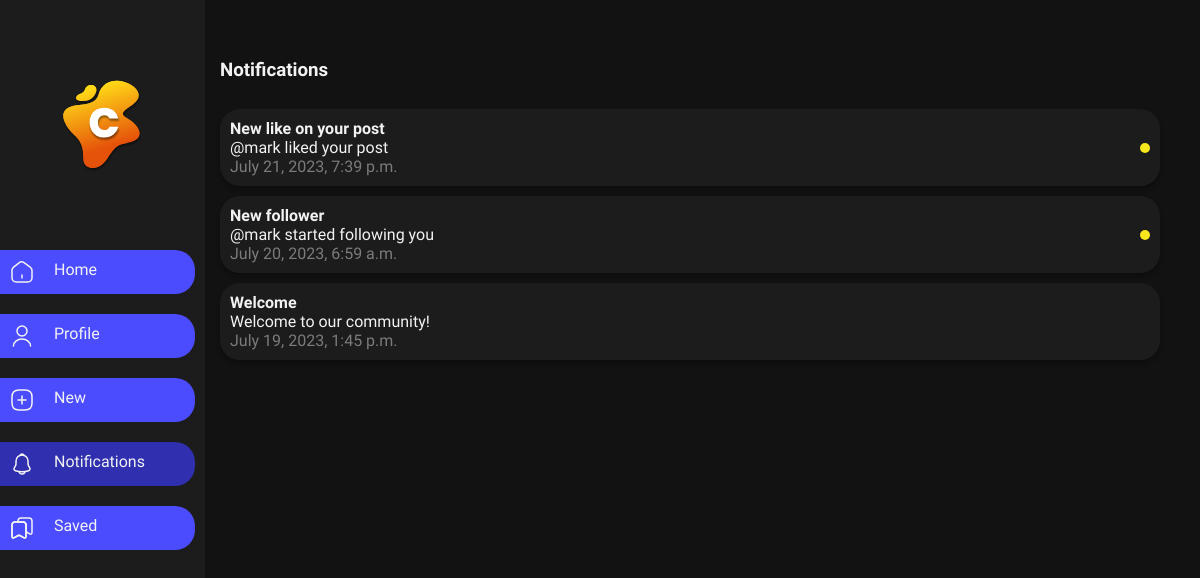
Page /notifications/ (signed in) on the committed database.
### Notifications/models.py (models this page shows, shortened)
class Notification(models.Model):
    notification_types = (
        ('like', 'like'),
        ('comment', 'comment'),
        ('follow', 'follow'),
        ('welcome', 'welcome'),
    )
    recipient = models.ForeignKey(User, on_delete=models.CASCADE, related_name='notifications')
    notification_type = models.CharField(max_length=20, choices=notification_types)
    arg_value = models.CharField(max_length=100, blank=True)
    content = models.TextField()
    viewed = models.BooleanField(default=False)
    timestamp = models.DateTimeField(auto_now_add=True)
    def get_context(self):
        return {
            'id': self.id,
            'recipient': self.recipient.get_context(),
            'type': self.notification_type,
            'arg_value': self.arg_value,
            'content': self.content,
            'viewed': self.viewed,
            'timestamp': self.timestamp,
        }

### Notifications/views.py (the view)
# urls.py: path('', notification_view, name='notifications-view'),
@login_required(login_url='user-login')
def notification_view(request):
    notifications = Notification.objects.filter(
        recipient=request.user
    ).order_by('-timestamp')
    follow_requests = request.user.follow_requests.all().order_by('-created_at')
    context = {
        'notifications': [
            notification.get_context()
            for notification in notifications
        ],
        'requests': [
            follow_request.get_context(request.user)
            for follow_request in follow_requests
        ],
        'logged_user': request.user.get_context(),
        'notification_tab': True,
    }
    return render(
        request=request,
        template_name='notification-page.html',
        context=context
    )

### Users/models.py (called while the page is built)
    def get_queryset(self):
        return super().get_queryset().exclude(is_banned=True)

    def get_queryset(self):
        return super().get_queryset().exclude(followee__is_banned=True).exclude(follower__is_banned=True)

    def get_queryset(self):
        return super().get_queryset().exclude(user__is_banned=True).exclude(blocked_by__is_banned=True)

    def get_queryset(self):
        return super().get_queryset().exclude(followee__is_banned=True).exclude(follower__is_banned=True)

### Notifications/templates/notification-page.html (shortened to what this page needs)
{% extends 'users-base.html' %}
{% load static %}
{% block content %}
    <div class="dis-col gap-20 width-max padding-10">
        <div class="width-max dis-col gap-10">
            <h3 class="text-color">Notifications</h3>
            {% for notification in notifications %}
                <div class="notification dis-row secondary-background padding-10 card width-max just-sb algn-cent"
                     data-type="{{ notification.type }}" data-arg="{{ notification.arg_value }}"
                     data-id="{{ notification.id }}">
                    <div class="dis-col">
                        <div class="dis-row gap-10">
                            <div class="text-color notification-head">
                                {% if notification.type == 'like' %}
                                    New like on your post
                                {% elif notification.type == 'comment' %}
                                    New comment on your post
                                {% elif notification.type == 'follow' %}
                                    New follower
                                {% elif notification.type == 'welcome' %}
                                    Welcome
                                {% else %}
                                    New notification
                                {% endif %}
                            </div>
                        </div>
                        <div class="text-color">{{ notification.content }}</div>
                        <div class="notification-time">{{ notification.timestamp }}</div>
                    </div>
                    <span class="badge accent-one-bg{% if not notification.viewed %} showing-badge{% endif %}"></span>
                </div>
            {% empty %}
                <div class="blank-page">No new notifications..</div>
            {% endfor %}
        </div>
    </div>
{% endblock %}

### static/styles/styles.css (style rules this page uses)
body { margin: 0; padding: 0; background: #121212; }
.notification-head { font-weight: 700; }
.notification-time { color: #7b7b7b; font-weight: 300; }
.badge { border-radius: 50%; width: 10px; display: none; height: 10px; align-items: center; color: #3f3f3f; font-weight: bold; }
.showing-badge { display: flex; }

### static/styles/global-datas.css (style rules this page uses)
.secondary-background { background: #1C1C1C; }
.card { box-shadow: 0 4px 4px rgba(0, 0, 0, 0.25); border-radius: 20px; }
.text-color { color: #F2F2F2; }
.accent-one-bg { background: #F8E71C; }
.padding-10 { padding: 10px; box-sizing: border-box; }
.gap-10 { display: flex; gap: 10px; }
.gap-20 { display: flex; gap: 20px; }
.dis-row { display: flex; flex-direction: row; }
.dis-col { display: flex; flex-direction: column; }
.algn-cent { align-items: center; display: flex; }
.just-sb { display: flex; justify-content: space-between; }
.width-max { width: 100%; }

### rows in the picture
Notification: content "@mark liked your post", timestamp "July 21, 2023, 7:39 p.m."
Notification: content "@mark started following you", timestamp "July 20, 2023, 6:59 a.m."
Notification: content "Welcome to our community!", timestamp "July 19, 2023, 1:45 p.m."
